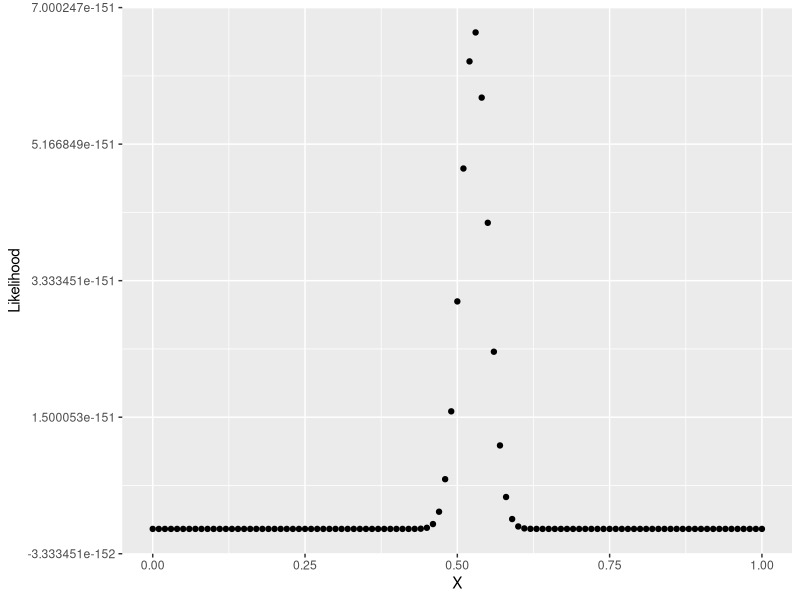

This chart was generated by the following R code:
## ---- chunk 1
#| message: false
library(tidyverse)

set.seed(20220831)
sampleBern_lgl <- sample(x = c(TRUE, FALSE), size = 500, replace = TRUE)
## ---- chunk 2
lBern <- function(k, p) { (p^k) * (1 - p)^(1 - k) }

# Range of p's
pDomain <- seq(from = 0, to = 1, by = 0.01)

# Likelihood is the product of the PDFs for all values of k
likelihoods_num <- map_dbl(
	.x = pDomain,
	.f = ~{
		prod( lBern(k = sampleBern_lgl, p = .x) )
	}
)
## ---- chunk 3
resBern_df <- tibble(X = pDomain, Likelihood = likelihoods_num)
ggplot(data = resBern_df) +
	aes(x = X, y = Likelihood) + 
	geom_point()
	
## ---- chunk 4
resBern_df %>% 
	arrange(desc(Likelihood))
## ---- chunk 5
mean(sampleBern_lgl)
